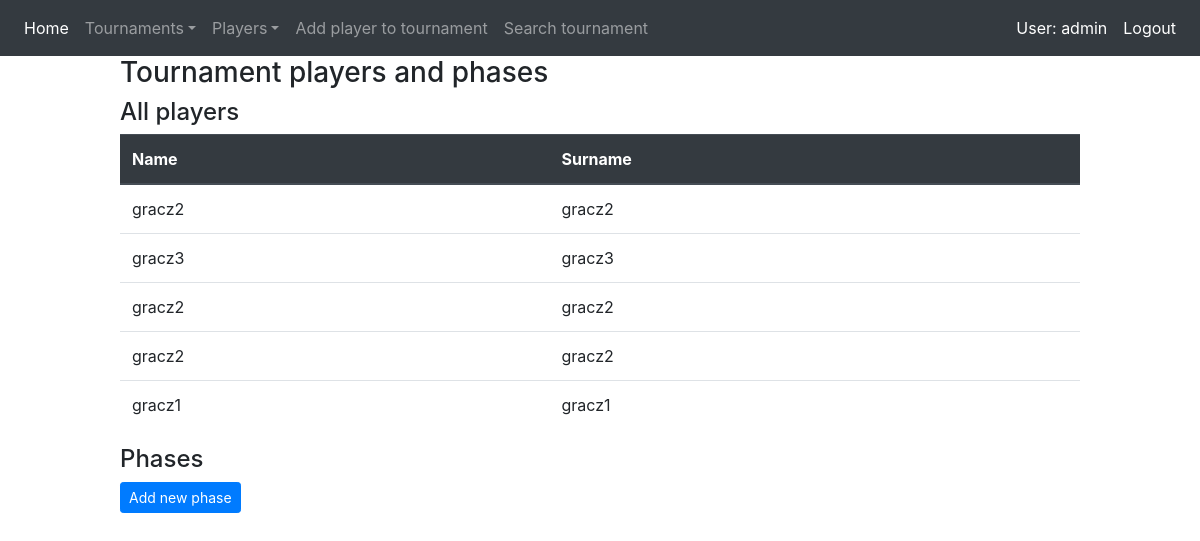
The app's page /tournaments/phase/2 (signed in), older data.
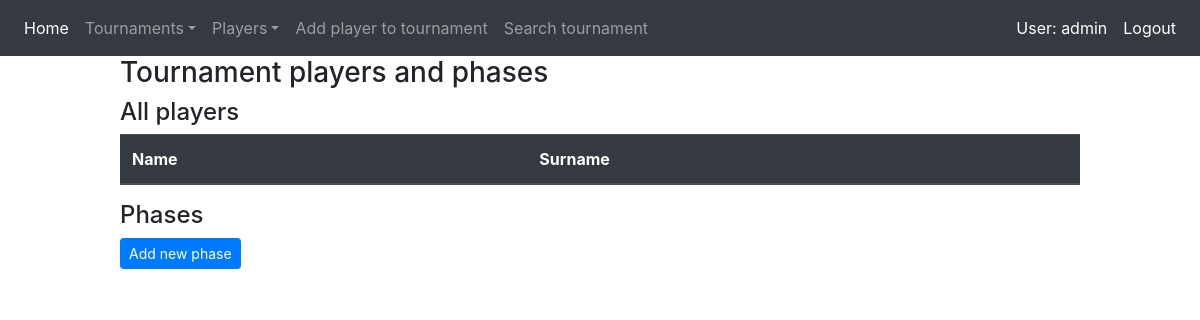
The same page, newer data.
### Project_Python/models/player_tournament_model.py (models this page shows, shortened)
class PlayerTournament(models.Model):
    id = models.AutoField(db_index=True, primary_key=True)
    tournament = models.ForeignKey(Tournament, on_delete=models.CASCADE)
    player = models.ForeignKey(Player, on_delete=models.CASCADE)

### Project_Python/models/player_model.py (models this page shows, shortened)
class Player(models.Model):
    id = models.AutoField(db_index=True, primary_key=True)
    name = models.CharField(max_length=20)
    surname = models.CharField(max_length=20)

### Project_Python/views/tournament_phase_view.py (the view)
# urls.py: path('tournaments/phase/<int:pk>', tournament_phase_view.tournament_phase_list, name="tournament_results"),
def tournament_phase_list(request, pk):
    phases = TournamentPhase.objects.filter(tournament=pk)
    phases_players = TournamentPhasePlayer.objects.all( )
    players = PlayerTournament.objects.all( ).filter(tournament=pk)
    tournament_id = pk
    template = loader.get_template('tournament_phase_list.html')
    context = {
        'phases_list': phases,
        'player_tournament_list': players,
        'tournament': tournament_id,
        'phases_players': phases_players,
    }
    return HttpResponse(template.render(context, request))

### Project_Python/templates/tournament_phase_list.html (shortened to what this page needs)
{% extends 'Project_Python/scheleton.html' %}
{% load bootstrap4 %}
{% block content %}
    <h3>Tournament players and phases</h3>
    <tr>
        <h4>All players</h4>
    </tr>
    <table class="table">
        <thead class="thead-dark">
        <tr>
            <th>Name</th>
            <th>Surname</th>
        </tr>
        </thead>
        <tbody>
        {% for playertournament in player_tournament_list %}
            <tr>
                <td>{{ playertournament.player.name }}</td>
                <td>{{ playertournament.player.surname }}</td>
            </tr>
        {% endfor %}
        </tbody>
    </table>
    <tr>
        <h4>Phases</h4>
    </tr>
    {% if user.is_authenticated %}
        <a href="{% url 'phase_add' tournament %}">
            <button class="btn btn-primary btn-sm h-d-btn" style="margin-bottom: 4px">
                Add new phase
            </button>
        </a>
    {% endif %}
{% endblock %}

Row changes from the older to the newer data that the page shows:
no longer on this page (row edited): PlayerTournament: player.name "gracz2", player.surname "gracz2"
no longer on this page (row edited): PlayerTournament: player.name "gracz3", player.surname "gracz3"
no longer on this page (row edited): PlayerTournament: player.name "gracz2", player.surname "gracz2"
removed PlayerTournament: player.name "gracz2", player.surname "gracz2"
removed PlayerTournament: player.name "gracz1", player.surname "gracz1"
